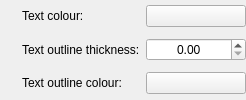
        <widget class="QWidget" name="widget_17" native="true">
         <layout class="QGridLayout" name="gridLayout_3">
          <property name="leftMargin">
           <number>0</number>
          </property>
          <property name="topMargin">
           <number>0</number>
          </property>
          <property name="rightMargin">
           <number>0</number>
          </property>
          <property name="bottomMargin">
           <number>0</number>
          </property>
          <item row="1" column="1">
           <widget class="InfoTextWidget" name="textOutlineThicknessInfoText" native="true">
            <property name="sizePolicy">
             <sizepolicy hsizetype="Fixed" vsizetype="Fixed">
              <horstretch>0</horstretch>
              <verstretch>0</verstretch>
             </sizepolicy>
            </property>
            <property name="minimumSize">
             <size>
              <width>16</width>
              <height>16</height>
             </size>
            </property>
           </widget>
          </item>
          <item row="0" column="1">
           <widget class="InfoTextWidget" name="textColourInfoText" native="true">
            <property name="sizePolicy">
             <sizepolicy hsizetype="Fixed" vsizetype="Fixed">
              <horstretch>0</horstretch>
              <verstretch>0</verstretch>
             </sizepolicy>
            </property>
            <property name="minimumSize">
             <size>
              <width>16</width>
              <height>16</height>
             </size>
            </property>
           </widget>
          </item>
          <item row="0" column="2">
           <widget class="QLabel" name="label_26">
            <property name="sizePolicy">
             <sizepolicy hsizetype="Minimum" vsizetype="Preferred">
              <horstretch>0</horstretch>
              <verstretch>0</verstretch>
             </sizepolicy>
            </property>
            <property name="text">
             <string>Text colour:</string>
            </property>
           </widget>
          </item>
          <item row="1" column="4">
           <spacer name="horizontalSpacer_8">
            <property name="orientation">
             <enum>Qt::Horizontal</enum>
            </property>
            <property name="sizeType">
             <enum>QSizePolicy::Expanding</enum>
            </property>
            <property name="sizeHint" stdset="0">
             <size>
              <width>0</width>
              <height>20</height>
             </size>
            </property>
           </spacer>
          </item>
          <item row="2" column="2">
           <widget class="QLabel" name="label_47">
            <property name="sizePolicy">
             <sizepolicy hsizetype="Minimum" vsizetype="Preferred">
              <horstretch>0</horstretch>
              <verstretch>0</verstretch>
             </sizepolicy>
            </property>
            <property name="text">
             <string>Text outline colour:</string>
            </property>
           </widget>
          </item>
          <item row="1" column="2">
           <widget class="QLabel" name="label_7">
            <property name="sizePolicy">
             <sizepolicy hsizetype="Minimum" vsizetype="Preferred">
              <horstretch>0</horstretch>
              <verstretch>0</verstretch>
             </sizepolicy>
            </property>
            <property name="text">
             <string>Text outline thickness:</string>
            </property>
           </widget>
          </item>
          <item row="2" column="3">
           <widget class="ColourButton" name="textOutlineColourButton">
            <property name="sizePolicy">
             <sizepolicy hsizetype="Minimum" vsizetype="Fixed">
              <horstretch>0</horstretch>
              <verstretch>0</verstretch>
             </sizepolicy>
            </property>
            <property name="focusPolicy">
             <enum>Qt::StrongFocus</enum>
            </property>
            <property name="text">
             <string/>
            </property>
           </widget>
          </item>
          <item row="2" column="1">
           <widget class="InfoTextWidget" name="textOutlineColourInfoText" native="true">
            <property name="sizePolicy">
             <sizepolicy hsizetype="Fixed" vsizetype="Fixed">
              <horstretch>0</horstretch>
              <verstretch>0</verstretch>
             </sizepolicy>
            </property>
            <property name="minimumSize">
             <size>
              <width>16</width>
              <height>16</height>
             </size>
            </property>
           </widget>
          </item>
          <item row="1" column="3">
           <widget class="QDoubleSpinBox" name="textOutlineThicknessSpinBox">
            <property name="sizePolicy">
             <sizepolicy hsizetype="Minimum" vsizetype="Fixed">
              <horstretch>0</horstretch>
              <verstretch>0</verstretch>
             </sizepolicy>
            </property>
            <property name="focusPolicy">
             <enum>Qt::StrongFocus</enum>
            </property>
            <property name="alignment">
             <set>Qt::AlignCenter</set>
            </property>
            <property name="maximum">
             <double>2.000000000000000</double>
            </property>
            <property name="singleStep">
             <double>0.100000000000000</double>
            </property>
           </widget>
          </item>
          <item row="0" column="3">
           <widget class="ColourButton" name="textColourButton">
            <property name="sizePolicy">
             <sizepolicy hsizetype="Minimum" vsizetype="Fixed">
              <horstretch>0</horstretch>
              <verstretch>0</verstretch>
             </sizepolicy>
            </property>
            <property name="minimumSize">
             <size>
              <width>100</width>
              <height>0</height>
             </size>
            </property>
            <property name="focusPolicy">
             <enum>Qt::StrongFocus</enum>
            </property>
            <property name="text">
             <string/>
            </property>
           </widget>
          </item>
          <item row="1" column="0">
           <spacer name="horizontalSpacer_10">
            <property name="orientation">
             <enum>Qt::Horizontal</enum>
            </property>
            <property name="sizeType">
             <enum>QSizePolicy::Expanding</enum>
            </property>
            <property name="sizeHint" stdset="0">
             <size>
              <width>0</width>
              <height>20</height>
             </size>
            </property>
           </spacer>
          </item>
         </layout>
        </widget>
